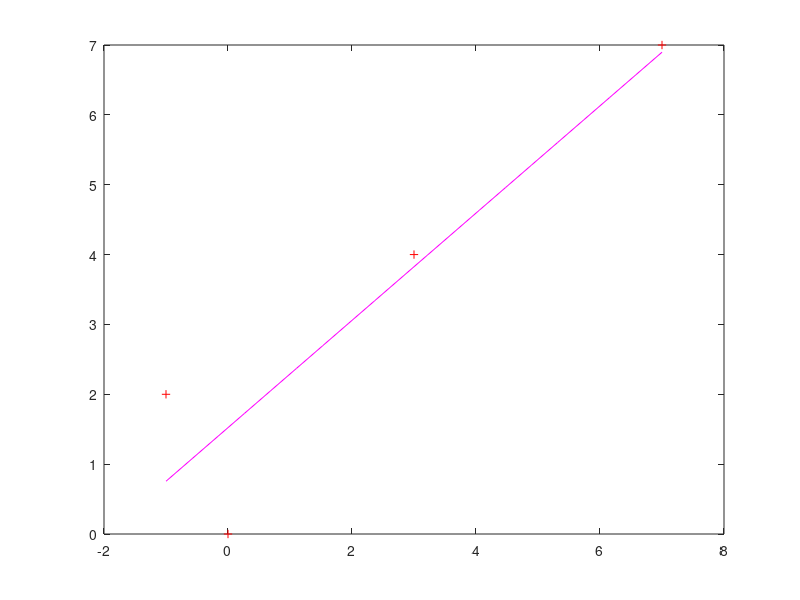

Here is the MATLAB script that generated this plot:
close all
clear all
 
x=[-1,0,3,7];
y=[2,0,4,7];
 
plot(x,y,'+r')
%Ajuste a polinomio de grado 1
p=polyfit(x,y,1);
x1=linspace(min(x),max(x),20);
y1=polyval(p,x1)
hold on
plot(x1,y1,'m')
